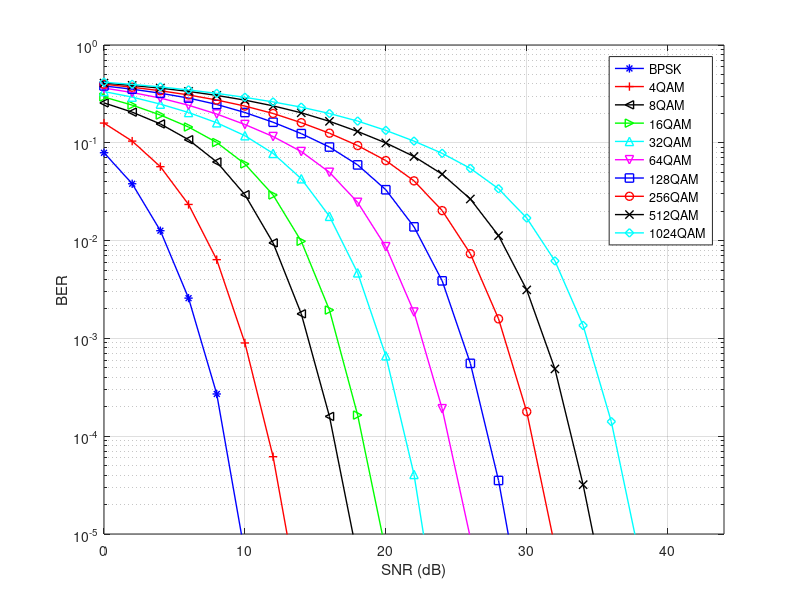

Source code (MATLAB):
clear all;close all; clc;

load theoreticalBER.mat;
figure(1);
linewidth = 1;
SNR = 0:2:40;
a = berAll(:,1);
semilogy(SNR,berAll(:,1),'-*b','LineWidth',linewidth);
hold on;
semilogy(SNR,berAll(:,2),'-+r','LineWidth',linewidth);
semilogy(SNR,berAll(:,3),'-<k','LineWidth',linewidth);
semilogy(SNR,berAll(:,4),'->g','LineWidth',linewidth);
semilogy(SNR,berAll(:,5),'-^c','LineWidth',linewidth);
semilogy(SNR,berAll(:,6),'-vm','LineWidth',linewidth);
semilogy(SNR,berAll(:,7),'-sb','LineWidth',linewidth);
semilogy(SNR,berAll(:,8),'-or','LineWidth',linewidth);
semilogy(SNR,berAll(:,9),'-xk','LineWidth',linewidth);
semilogy(SNR,berAll(:,10),'-dc','LineWidth',linewidth);
xlabel('SNR (dB)');
ylabel('BER');
grid on;
axis([0,44,10^-5,1]);
legend('BPSK','4QAM','8QAM','16QAM','32QAM','64QAM',...
    '128QAM','256QAM','512QAM','1024QAM');